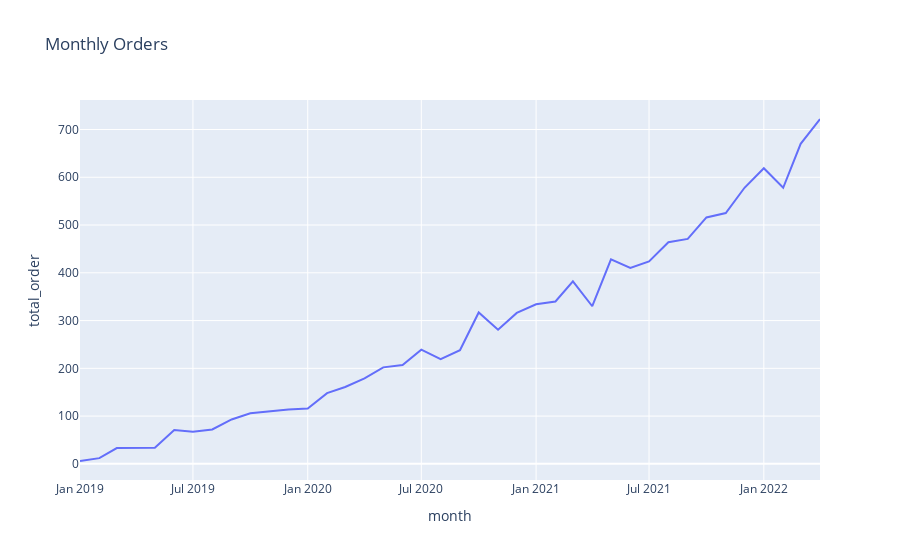

The cell this chart's notebook holds for it:
### Code cell
fig = exp.line(total_order_user_df, x='month', y='total_order', title='Monthly Orders')
fig.show()

### Figure 1 — Plotly figure (JSON) as saved in the notebook; plotly's stock layout.template omitted (floating-point values rounded to 4 significant figures)
{"data": [{"hovertemplate": "month=%{x}<br>total_order=%{y}<extra></extra>", "legendgroup": "", "line": {"color": "#636efa", "dash": "solid"}, "marker": {"symbol": "circle"}, "mode": "lines", "name": "", "orientation": "v", "showlegend": false, "type": "scatter", "x": ["2019-01-01", "2019-02-01", "2019-03-01", "2019-04-01", "2019-05-01", "2019-06-01", "2019-07-01", "2019-08-01", "2019-09-01", "2019-10-01", "2019-11-01", "2019-12-01", "2020-01-01", "2020-02-01", "2020-03-01", "2020-04-01", "2020-05-01", "2020-06-01", "2020-07-01", "2020-08-01", "2020-09-01", "2020-10-01", "2020-11-01", "2020-12-01", "2021-01-01", "2021-02-01", "2021-03-01", "2021-04-01", "2021-05-01", "2021-06-01", "2021-07-01", "2021-08-01", "2021-09-01", "2021-10-01", "2021-11-01", "2021-12-01", "2022-01-01", "2022-02-01", "2022-03-01", "2022-04-01"], "xaxis": "x", "y": [6, 12, 33, 34, 34, 71, 67, 72, 93, 106, 110, 114, 116, 148, 161, 179, 202, 207, 239, 219, 238, 317, 281, 316, 334, 340, 382, 330, 428, 410, 424, 464, 471, 516, 525, 578, 619, 578, 670, 722], "yaxis": "y"}], "layout": {"legend": {"tracegroupgap": 0}, "title": {"text": "Monthly Orders"}, "xaxis": {"anchor": "y", "domain": [0, 1], "title": {"text": "month"}}, "yaxis": {"anchor": "x", "domain": [0, 1], "title": {"text": "total_order"}}}}
